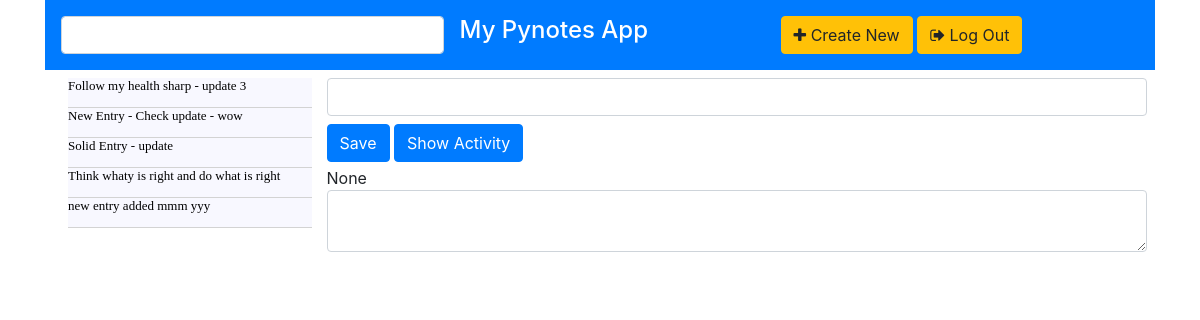
The app's page /main?callfrom=new (signed in) with its own data.
### tables this page shows
CREATE TABLE Notes(note_id INTEGER PRIMARY KEY AUTOINCREMENT,
        title TEXT NOT NULL,detail TEXT NOT NULL, posted_date TEXT NOT NULL, 
        UserId INTEGER,
        status INTEGER,
        FOREIGN KEY(UserId) REFERENCES Users(user_id));

### app.py (the view)
@app.route("/main",methods=['GET','POST'])
@login_required
def main():
    db = connect_db()
    curr = db.execute('select * from Notes')
    notes = [dict(note_id=row[0],title=row[1],detail=row[2]) for row in curr.fetchall()]
    db.close()
    title = notes[-1]['title']
    detail = notes[-1]['detail']
    note_id = notes[-1]['note_id']
    callfrom = request.args.get('callfrom')
    if callfrom == 'display':
        title = request.args.get('title')
        detail = request.args.get('detail')
        note_id = request.args.get('note_id')
    elif callfrom == 'new':
        title = ''
        detail = ''
        note_id = None
    return render_template('main.html',note_id=note_id, notes=notes, title=title, detail=detail)

### app.py (called while the page is built)
def connect_db():
   return sqlite3.connect(app.config["DATABASE"])

def login_required(test):
    @wraps(test)
    def wrap(*args,**kwargs):
        if 'logged_in' in session:
            return test(*args,**kwargs)
        else:
            flash('you need to login first')
            return redirect(url_for('login'))
    return wrap

### templates/main.html (shortened to what this page needs)
{% extends "template.html" %}
{% block content %}
<div>
      <div id="head" class="p-2 d-flex bg-primary text-white">
         <div class="p-2 flex-fill">
            <input class="form-control p-2" type="text" id="search" value="">
         </div>
         <div class="p-2 flex-fill text-white">
            <h4>My Pynotes App</h4>
         </div>
         <div class="p-2 flex-fill">
            <a href="{{ url_for('main', callfrom='new') }}"><button class="btn btn-warning float-end"><i class="fa fa-plus"></i> Create New </button></a>
            <a href="{{ url_for('logout') }}"><button class="btn btn-warning "><i class="fa fa-sign-out"></i> Log Out </button></a>
         </div>
         </div>
      </div>
      <div id="body" class="p-2 d-flex">
         <div class="flex-fill col-sm-3">
            {% for p in notes %}
            <a href="{{ url_for('display_entry', note_id=p.note_id) }}" class="note-entry">
            <div>
               {{p.title}}
            </div>
            </a>
            {% endfor %}
         </div>
         <div class="flex-fill col-sm-20">
            <form action="{{ url_for('notes', note_id=note_id, where='b000') }}" method='post'>
               <div>
                  <div>
                     <input class="form-control mb-2" name="title" id="title" value="{{ title }}"></input>
                  </div>
                 {% if note_id != None %}
                 <button type="submit" class="btn btn-primary mb-1" id="update" name="savedata" value="Update">Update</button>
                 <button type="submit" class="btn btn-primary mb-1" id="delete" name="savedata" value="Delete">Delete</button>
                 {% else %}
                 <button type="submit" class="btn btn-primary mb-1" id="save" name="savedata" value="Save">Save</button>
                 {% endif %}
                 <button type="submit" class="btn btn-primary mb-1" id="activity" name="activity" value="activity">Show Activity</button>
               </div>
               <div>
                  <div id="note_id">{{ note_id }}</div>
                  <textarea type="text" class="form-control" name="detail" id="detail">{{ detail }}</textarea>
               </div>
            </form>
         </div>
      </div>
</div>
{% endblock %}

### static/css/styles.css (style rules this page uses)
.note-entry { display: block; block-size:30px; text-decoration: none; font: 13px verdana; color: black; border-bottom: 1px solid lightgray; background:ghostwhite; }

### records on screen
Notes: title "Follow my health sharp - update 3"
Notes: title "New Entry - Check update - wow"
Notes: title "Solid Entry - update"
Notes: title "Think whaty is right and do what is right"
Notes: title "new entry added mmm yyy"

### other values on screen
{{ note_id }} "None"
